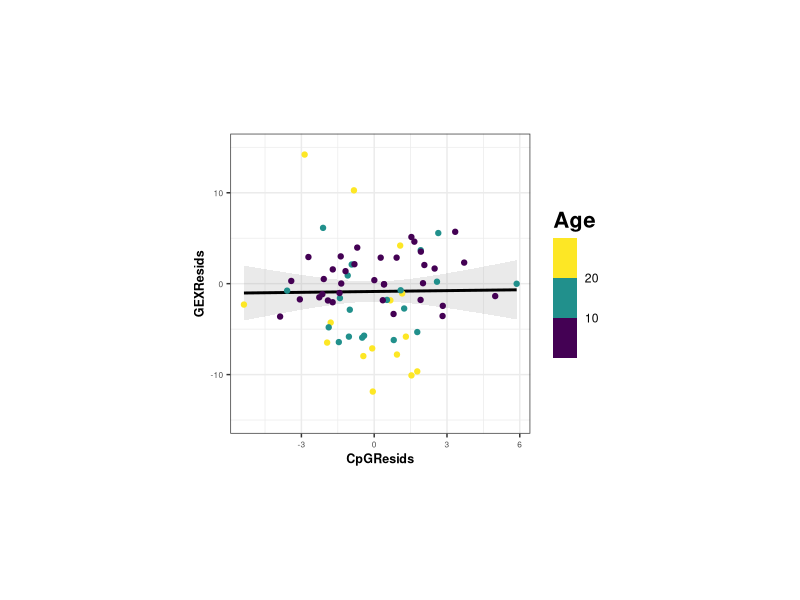
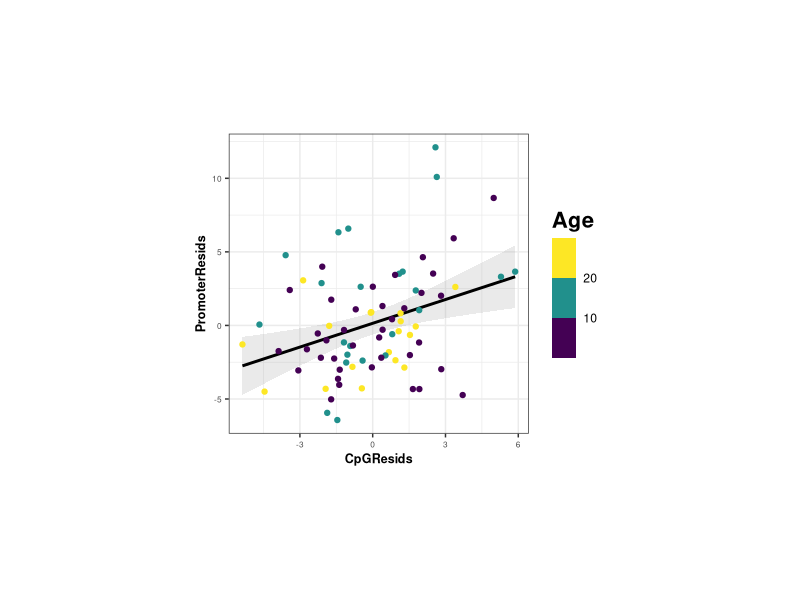
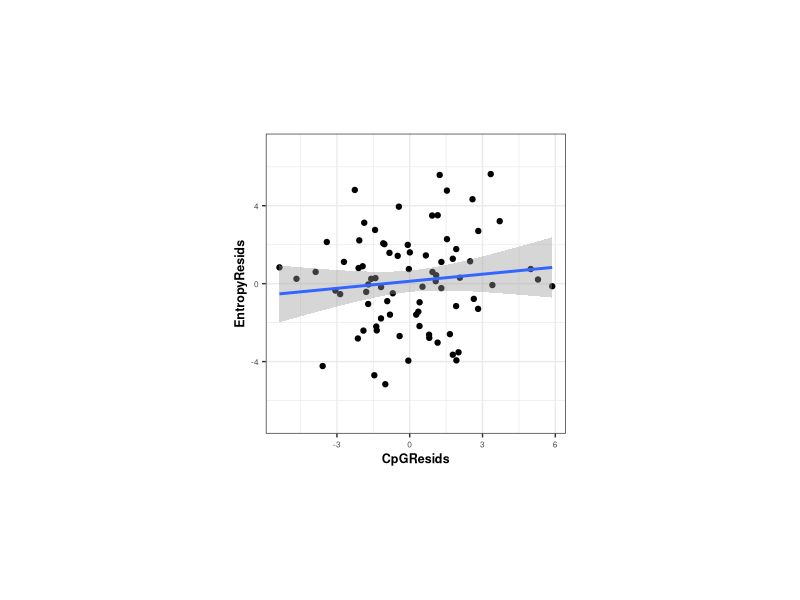
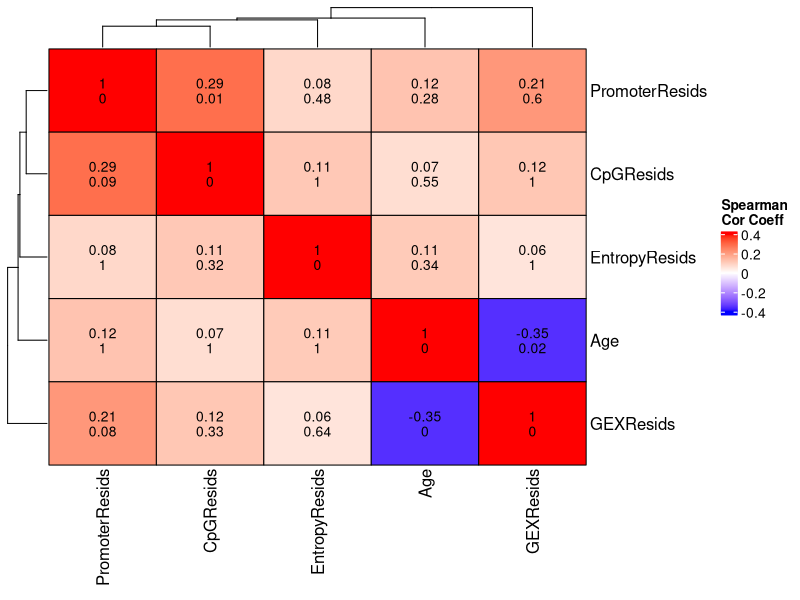
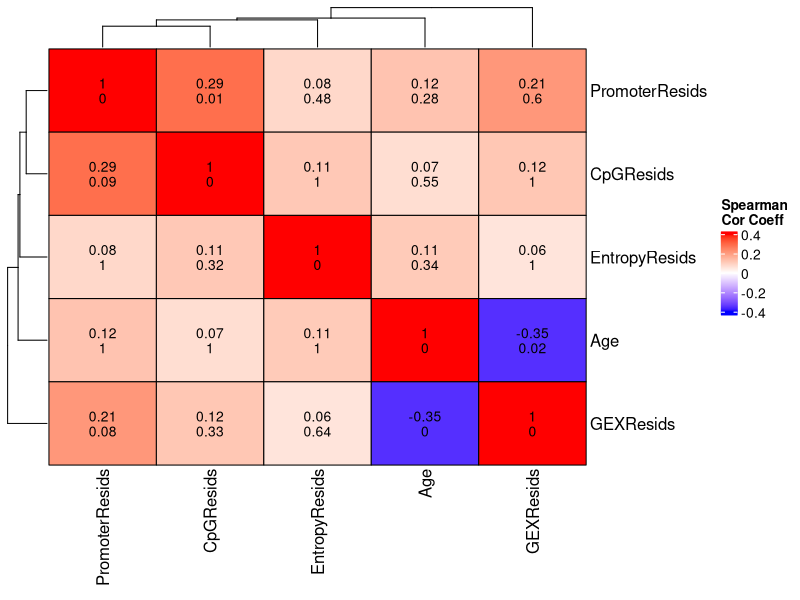
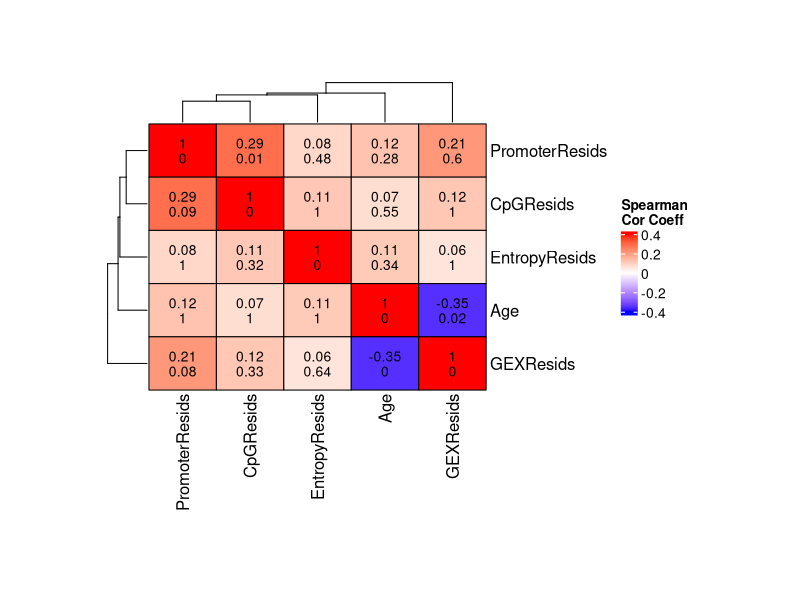
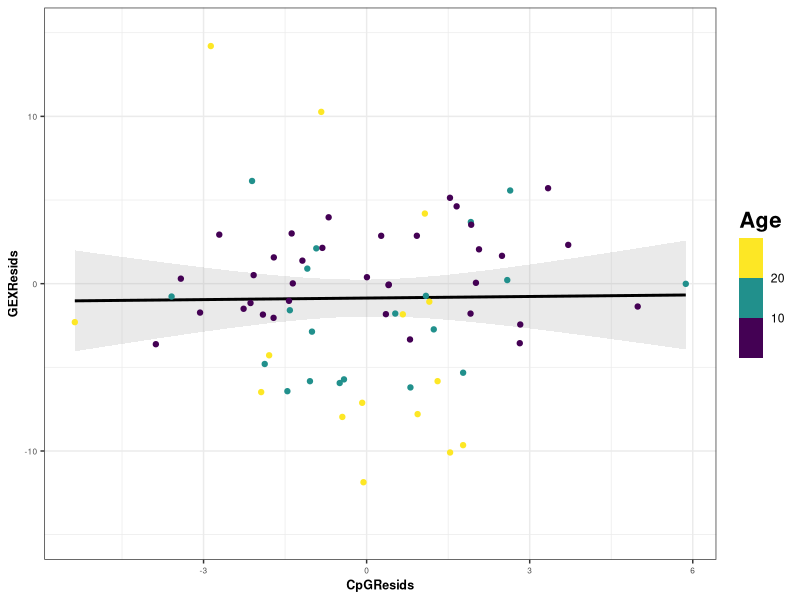
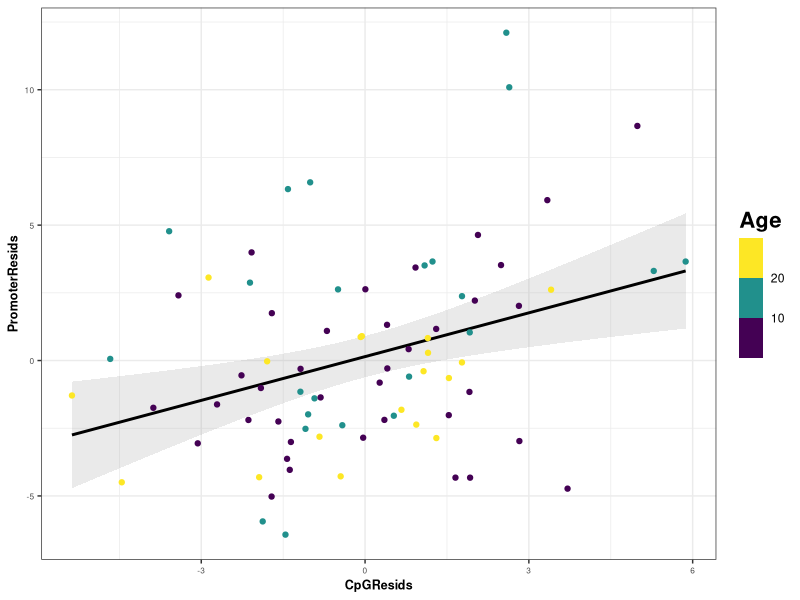

Generate these figures, in order, with R:
library(tidyverse)
library(ggpubr)
library(data.table)
library(splines)
library(grid)
library(egg)

setwd(".")


theme_set(theme_bw() + 
            theme(legend.title = element_text(size=16,face="bold"),
                  axis.text=element_text(size=6),
                  axis.title=element_text(size=9,face="bold"),
                  strip.text = element_text(size=9,face="bold"),
                  panel.border = element_rect(fill = NA)))



DNAm_res <- read.csv("./Clocks/AgeTrans_LOOCV_res.csv", 
                      header = TRUE)


DNAm.test.lm <- lm(DNAmAge ~ Age + Gonad_sex, data = DNAm_res)
summary(DNAm.test.lm)

DNAm_res$resids <- DNAm.test.lm$residuals



entropy_res <- read.csv("./Clocks/EntropyClock_LOOCV_res.csv", 
                      header = TRUE)


entropy.test.lm <- lm(EntropyAge ~ Age + Gonad_sex, data = entropy_res)
summary(entropy.test.lm)

entropy_res$resids <- entropy.test.lm$residuals


promoter_res <- read.csv("./Clocks/PromClock_LOOCV_res.csv", 
                      header = TRUE)[-96,]

prom.test.lm <- lm(Predicted_age ~ Age + Gonad_sex, data = promoter_res)
summary(prom.test.lm)

promoter_res$resids <- prom.test.lm$residuals

promoter_res <- promoter_res[match(DNAm_res$ID, promoter_res$ID),]



gex_res <- readxl::read_excel("./Clocks/LOOCV_Performance.xlsx")

gex.test.lm <- lm(Predicted_age ~ age + sex, data = gex_res)
summary(gex.test.lm)

gex_res$resids <- gex.test.lm$residuals

gex_res$ID <- str_remove_all(gex_res$ID, "\\.bam") %>% str_replace_all("ID", "X")

gex_res <- gex_res[match(DNAm_res$ID, gex_res$ID),]


total <- data.frame(DNAm_res[,-c(16:21)], 
                    "CpGAge" = DNAm_res$DNAmAge, "CpGResids" = DNAm_res$resids,
                    "EntropyAge" = entropy_res$EntropyAge, "EntropyResids" = entropy_res$resids,
                    "PromoterAge" = promoter_res$Predicted_age, "PromoterResids" = promoter_res$resids,
                    "GEXAge" = gex_res$Predicted_age, "GEXResids" = gex_res$resids)

gex_dnam_resids <- ggplot(total, aes(x = CpGResids, y = GEXResids, color = Age)) + 
  geom_smooth(aes(group = 1), method = "lm", alpha = 0.2, color = "black") + 
  geom_point() + scale_color_viridis_b() + ylim(-15, 15)

grid.newpage()
grid.draw(set_panel_size(gex_dnam_resids, 
                         width  = unit(3, "in"), 
                         height = unit(3, "in")))


ggsave("./Figures/2C.svg",
       plot = gex_dnam_resids, device = "svg", width = 3, height = 2.5, units = "in")


prom_dnam_resids <- ggplot(total, aes(x = CpGResids, y = PromoterResids, color = Age)) + 
  geom_smooth(aes(group = 1), method = "lm", alpha = 0.2, color = "black") + 
  geom_point() + scale_color_viridis_b()#+ ylim(-15, 15)

grid.newpage()
grid.draw(set_panel_size(prom_dnam_resids, 
                         width  = unit(3, "in"), 
                         height = unit(3, "in")))


ggsave("./Figures/2B.svg",
       plot = prom_dnam_resids, device = "svg", width = 3, height = 2.5, units = "in")

entropy_dnam_resids <- ggplot(total, aes(x = CpGResids, y = EntropyResids)) + 
  geom_point() + geom_smooth(method = "lm") + ylim(-7, 7)

grid.newpage()
grid.draw(set_panel_size(entropy_dnam_resids, 
                         width  = unit(3, "in"), 
                         height = unit(3, "in")))


library(ComplexHeatmap)

#col_fun = circlize::colorRamp2(c(0, 0.4, 1), c("red", "white", "black"))
#
#Heatmap(cor(total[,c(4, 17, 19, 21, 23)], method = "spearman", use = "pairwise"), 
#        name = "Spearman Cor \nSignificance", col = col_fun, rect_gp = gpar(col = "black"),
#        cell_fun = function(j, i, x, y, width, height, fill) {
#          grid.text(matrix(round(psych::corr.test(total[,c(4, 17, 19, 21, 23)], 
#                                 method = "spearman", use = "pairwise", adjust = "none")$p, 3),
#                           nrow = 5)[i, j], x, y, gp = gpar(fontsize = 10))})

col_fun = circlize::colorRamp2(c(-.4, 0, .4), c("blue", "white", "red"))

cor <- psych::corr.test(total[,c(5, 17, 19, 21, 23)], 
                        method = "spearman", use = "pairwise")

cor_mat <- paste(round(cor$r, 2), round(cor$p, 2), sep = "\n")
cor_mat

Heatmap(cor(total[,c(5, 17, 19, 21, 23)], method = "spearman", use = "pairwise"), 
        name = "Spearman \nCor Coeff", col = col_fun, rect_gp = gpar(col = "black"),
        cell_fun = function(j, i, x, y, width, height, fill) {
          grid.text(matrix(cor_mat,
                           nrow = 5)[i, j], x, y, gp = gpar(fontsize = 10))})


heat.1 <- grid.grab()

## draw it, changes optional
heat.1.new <- editGrob(heat.1, vp = viewport(width = unit(6, "in"), 
                                             height = unit(4.5, "in")))
grid.newpage()
grid.draw(heat.1.new)

ggsave("./Figures/2A.svg",
       plot = heat.1.new, device = "svg", width = 6, height = 4.5, units = "in")




## Calculate CI for correlation relationship using Fisher transformation

rho <- cor.test(total$CpGResids, total$GEXResids, method = "spearman")$estimate
n <- length(total$GEXResids)
delta <- 1.96 / sqrt(n - 3)

#Lower
tanh(atanh(rho) - delta) # -0.01
tanh(atanh(rho) + delta) # 0.41
